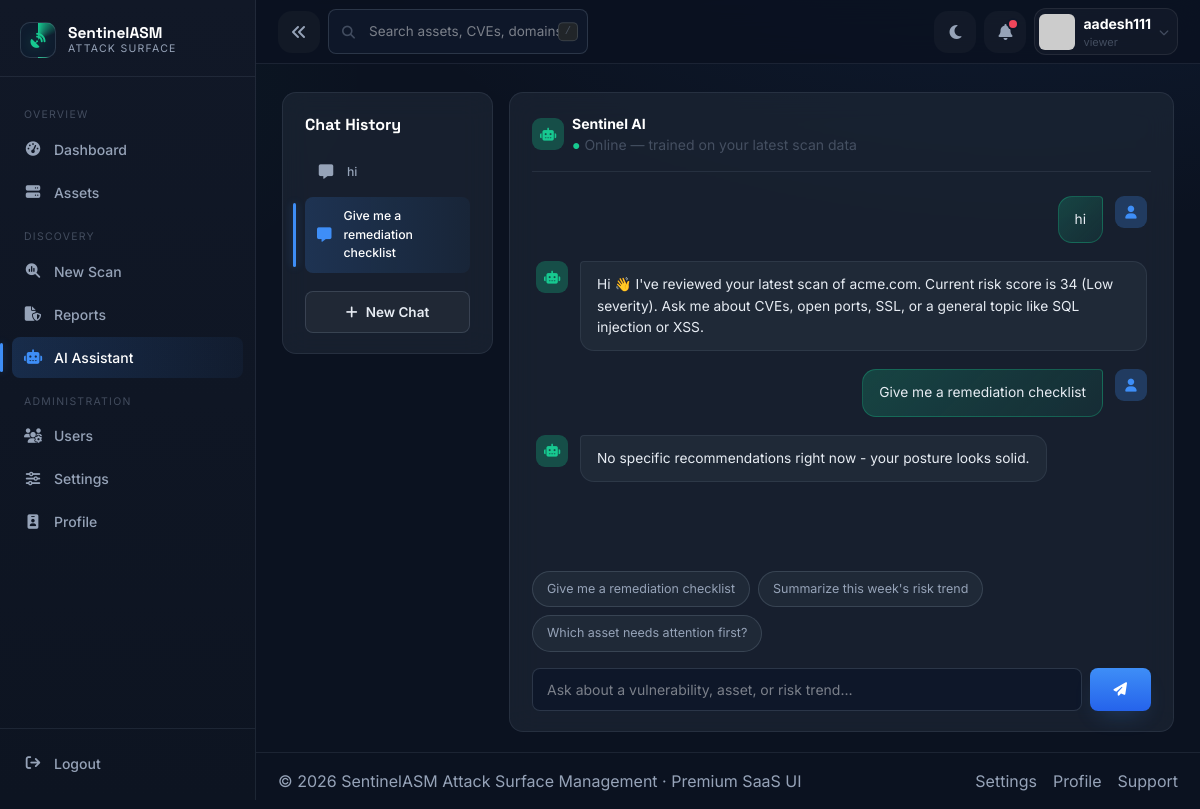
Screenshot of /assistant/ (signed in) with the database file from the repository.
### app/models/user.py (models this page shows, shortened)
class User(UserMixin, db.Model):
    __tablename__ = "users"
    id = db.Column(db.Integer, primary_key=True)
    username = db.Column(db.String(64), unique=True, nullable=False, index=True)
    email = db.Column(db.String(255), unique=True, nullable=False, index=True)
    password_hash = db.Column(db.String(255), nullable=False)
    full_name = db.Column(db.String(120), nullable=True)
    bio = db.Column(db.Text, nullable=True)
    avatar_url = db.Column(db.String(255), nullable=True)
    role_id = db.Column(db.Integer, db.ForeignKey("roles.id"), nullable=False)
    role = db.relationship("Role", back_populates="users")
    is_active_account = db.Column(db.Boolean, default=True, nullable=False)
    is_email_verified = db.Column(db.Boolean, default=False, nullable=False)
    created_at = db.Column(
        db.DateTime, default=lambda: datetime.now(timezone.utc), nullable=False
    )
    updated_at = db.Column(
        db.DateTime,
        default=lambda: datetime.now(timezone.utc),
        onupdate=lambda: datetime.now(timezone.utc),
        nullable=False,
    )
    last_login_at = db.Column(db.DateTime, nullable=True)
    last_login_ip = db.Column(db.String(45), nullable=True)
    logs = db.relationship(
        "Log", back_populates="user", lazy="dynamic", cascade="all, delete-orphan"
    )
    api_tokens = db.relationship(
        "APIToken",
        back_populates="user",
        lazy="dynamic",
        cascade="all, delete-orphan",
    )
    scans = db.relationship(
        "Scan",
        back_populates="user",
        lazy="dynamic",
        cascade="all, delete-orphan"
    )
    @property
    def is_active(self):
        return self.is_active_account

### app/models/role.py (models this page shows, shortened)
class Role(db.Model):
    __tablename__ = "roles"
    ADMIN = "admin"
    ANALYST = "analyst"
    VIEWER = "viewer"
    ALL_ROLES = (ADMIN, ANALYST, VIEWER)
    id = db.Column(db.Integer, primary_key=True)
    name = db.Column(db.String(50), unique=True, nullable=False, index=True)
    description = db.Column(db.String(255), nullable=True)
    created_at = db.Column(
        db.DateTime, default=lambda: datetime.now(timezone.utc), nullable=False
    )
    users = db.relationship("User", back_populates="role", lazy="dynamic")

### app/models/conversation.py (models this page shows, shortened)
class Conversation(db.Model):
    __tablename__ = "conversations"
    id = db.Column(db.Integer, primary_key=True)
    user_id = db.Column(
        db.Integer,
        db.ForeignKey("users.id"),
        nullable=False
    )
    user_message = db.Column(
        db.Text,
        nullable=False
    )
    ai_response = db.Column(
        db.Text,
        nullable=False
    )
    created_at = db.Column(
        db.DateTime,
        default=lambda: datetime.now(timezone.utc),
        nullable=False
    )
    user = db.relationship(
        "User",
        backref=db.backref(
            "conversations",
            lazy="dynamic",
            cascade="all, delete-orphan"
        )
    )

### app/assistant/routes.py (the view)
@ai_bp.route("/", methods=["GET"])
@login_required
def ai_assistant():
    history = (
        Conversation.query.filter_by(user_id=current_user.id)
        .order_by(Conversation.created_at.desc())
        .limit(10)
        .all()
    )
    return render_template(
        "ai/ai_assistant.html",
        active_page="ai_assistant",
        history=list(reversed(history)),
    )

### app/models/setting.py (called while the page is built)
    @staticmethod
    def get(key: str, default=None):
        setting = Setting.query.filter_by(key=key).first()
        return setting.value if setting else default

### app/models/user.py (called while the page is built)
@login_manager.user_loader
def load_user(user_id: str):
    return User.query.get(int(user_id))

### app/templates/ai/ai_assistant.html (shortened to what this page needs)
{% extends "base.html" %}
{% set active_page = 'ai_assistant' %}
{% block content %}
<div class="row g-3">
  <div class="col-lg-3 d-none d-lg-block">
    <div class="card-glass card-pad reveal">
      <div class="section-title mb-3">Chat History</div>
      <div class="d-flex flex-column gap-1">
        {% for item in history %}
        <a href="#" class="nav-link {{ 'active' if loop.last }}"><i class="fa-solid fa-message"></i><span class="small">{{ item.user_message[:40] }}</span></a>
        {% else %}
        <span class="small text-muted-2">No previous conversations yet.</span>
        {% endfor %}
      </div>
      <button class="btn btn-ghost w-100 mt-3 btn-sm"><i class="fa-solid fa-plus me-2"></i>New Chat</button>
    </div>
  </div>
  <div class="col-lg-9">
    <div class="card-glass card-pad chat-shell reveal">
      <div class="d-flex align-items-center gap-2 mb-3 pb-3" style="border-bottom:1px solid var(--border);">
        <div class="msg-avatar" style="background:var(--green-glow); color:var(--green);"><i class="fa-solid fa-robot"></i></div>
        <div>
          <div class="fw-bold text-white small">Sentinel AI</div>
          <div class="small text-muted-2"><span style="color:var(--green)">●</span> Online — trained on your latest scan data</div>
        </div>
      </div>
      <div class="chat-scroll" id="chatScroll">
        {% for item in history %}
        <div class="msg-row me">
          <div class="msg-avatar" style="background:var(--blue-glow); color:var(--blue);"><i class="fa-solid fa-user"></i></div>
          <div class="msg-bubble">{{ item.user_message }}</div>
        </div>
        <div class="msg-row ai">
          <div class="msg-avatar" style="background:var(--accent-glow); color:var(--accent);"><i class="fa-solid fa-robot"></i></div>
          <div class="msg-bubble">{{ item.ai_response | sentinel_markdown }}</div>
        </div>
        {% endfor %}
      </div>
      <div class="d-flex flex-wrap gap-2 mb-3">
        <button class="suggest-chip" onclick="sentinelAsk(this)">Give me a remediation checklist</button>
        <button class="suggest-chip" onclick="sentinelAsk(this)">Summarize this week's risk trend</button>
        <button class="suggest-chip" onclick="sentinelAsk(this)">Which asset needs attention first?</button>
      </div>
      <form class="d-flex gap-2" id="chatForm">
        <input type="text" id="chatInput" class="form-control form-control-dark" placeholder="Ask about a vulnerability, asset, or risk trend…">
        <button type="submit" class="btn btn-sentinel px-4"><i class="fa-solid fa-paper-plane"></i></button>
      </form>
    </div>
  </div>
</div>
{% endblock %}

### app/templates/components/navbar.html (shortened to what this page needs)
<header class="topbar">
  <div class="d-flex align-items-center gap-2">
    <button class="icon-btn d-none d-lg-inline-flex" id="sidebarCollapse" aria-label="Collapse sidebar">
      <i class="fa-solid fa-angles-left"></i>
    </button>
    <div class="search-shell d-none d-md-flex">
      <i class="fa-solid fa-magnifying-glass"></i>
      <input type="search" class="form-control form-control-dark" placeholder="Search assets, CVEs, domains…" aria-label="Search">
      <kbd>/</kbd>
    </div>
  </div>
  <div class="d-flex align-items-center gap-2 ms-auto">
    <button class="icon-btn" id="themeToggle" aria-label="Toggle theme" title="Toggle theme">
      <i class="fa-solid fa-moon"></i>
    </button>
    <div class="position-relative">
      <button class="icon-btn position-relative" data-bs-toggle="dropdown" aria-label="Notifications" title="Notifications">
        <i class="fa-solid fa-bell"></i>
        <span class="dot"></span>
      </button>
    </div>
    <div class="dropdown">
      <button class="d-flex align-items-center gap-2 btn p-1 pe-2" data-bs-toggle="dropdown" style="border-radius:12px; border:1px solid rgba(255,255,255,.08); background:rgba(255,255,255,.03);">
        <img src="{{ current_user.avatar_url or 'https://i.pravatar.cc/64?img=13' }}" class="rounded-2" width="36" height="36" alt="User avatar">
        <span class="d-none d-md-block text-start">
          <span class="d-block small fw-bold text-white">{{ current_user.username }}</span>
          <span class="d-block" style="font-size:11px; color:var(--text-muted);">{{ current_user.role.name }}</span>
        </span>
        <i class="fa-solid fa-chevron-down d-none d-md-block" style="font-size:10px; color:var(--text-muted);"></i>
      </button>
    </div>
  </div>
</header>

### rows the page displays
User: username "aadesh111"
Role: role.name "viewer"
Conversation: user_message "hi", ai_response|sentinel_markdown "Hi 👋 I've reviewed your latest scan of acme.com. Current risk score is 34 (Low severity). Ask me about CVEs, open ports, SSL, or a general topic like SQL injection or XSS."
Conversation: user_message "Give me a remediation checklist", ai_response|sentinel_markdown "No specific recommendations right now - your posture looks solid."
